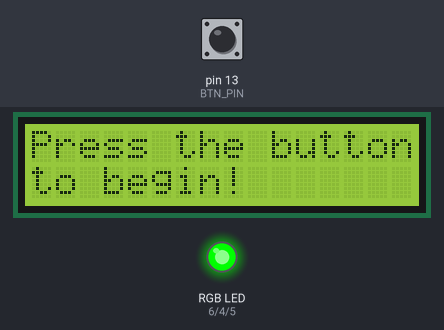
The sketch below on a simulated Arduino Uno, built with avr-gcc and run on an emulated ATmega328P. Shown: 16×2 character LCD, an RGB LED mixed from three pins (HIGH = lit). Inputs (shaded band) come from the test bench; at power-on: pin 13 (BTN_PIN) HIGH. Random numbers use the default seed unless the sketch sets one.

Above: at 1.2 s.
1.3 s: pin 13 (BTN_PIN) pulled LOW for 0.15 s
At 1.6 s:
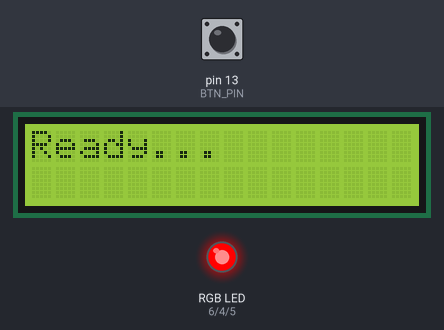
4.4 s: pin 13 (BTN_PIN) pulled LOW for 3.2 s
At 7.0 s:
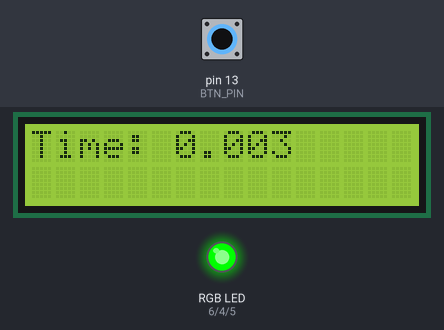
10.6 s: pin 13 (BTN_PIN) pulled LOW for 1 s
At 11.4 s:
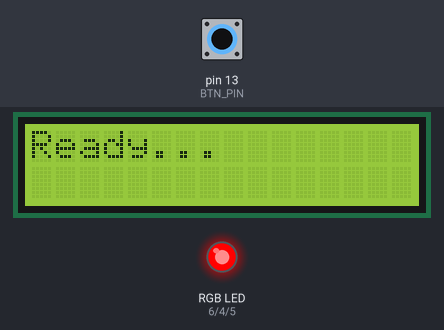
14.6 s: pin 13 (BTN_PIN) pulled LOW for 1 s
At 18.02 s:
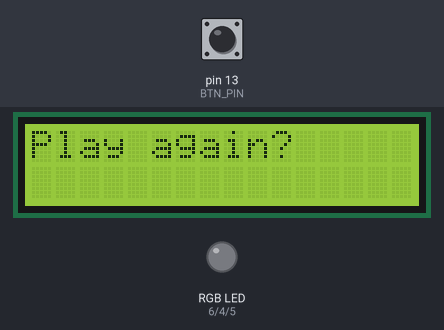
18.6 s: pin 13 (BTN_PIN) pulled LOW for 0.15 s
At 19.9 s:
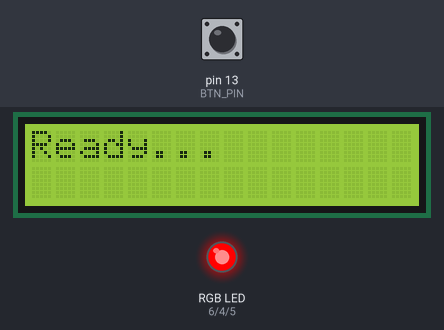
21.7 s: pin 13 (BTN_PIN) driven LOW
At 23.5 s:
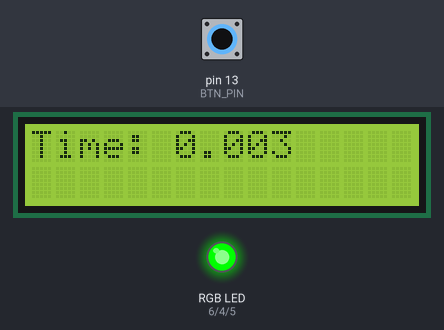
Timing chart, 0 to 25.0 s (numbered marks = the images above; inputs shaded):
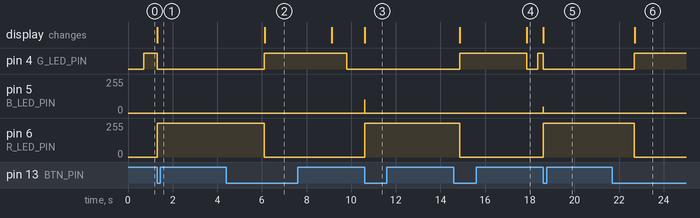

Measured:
- after the input at 1.3 s, the display: changes at once (image 1)
- after the input at 4.4 s, pin 5 (B_LED_PIN): 0/255 → 98/255 after 6.2 s
- after the input at 10.6 s, the display: changes at once (image 3)
- after the input at 14.6 s, pin 5 (B_LED_PIN): 0/255 → 47/255 after 4.0 s
- after the input at 18.6 s, the display: changes at once (image 5)

The sketch:

main.ino
```cpp
// Includes...
#include "LiquidCrystal.h"

// Pin locations on the arduino board (for the display).
#define BS_PIN 7
#define E_PIN 8
#define D4_PIN 9
#define D5_PIN 10
#define D6_PIN 11
#define D7_PIN 12
#define BTN_PIN 13
#define MIN_DELAY 3000
#define MAX_DELAY 6000
#define R_LED_PIN 6
#define G_LED_PIN 4
#define B_LED_PIN 5

// The display.
LiquidCrystal lcd(BS_PIN, E_PIN, D4_PIN, D5_PIN, D6_PIN, D7_PIN);

bool startFinished = false;

// Colours.
// RGB values when performing a rainbow() effect.
int r = 254;
int g = 1;
int b = 127;

// The direction of each colour in the rainbow() effect.
int r_dir = -1;
int g_dir = 1;
int b_dir = -1;


// Called at the initialisation phase.
void setup() {
  lcd.begin(16, 2);

  pinMode(2, INPUT_PULLUP);

  pinMode(R_LED_PIN, OUTPUT);
  pinMode(G_LED_PIN, OUTPUT);
  pinMode(B_LED_PIN, OUTPUT);
}

// Loops repeatedly.
void loop() {
  startingLoop();

  playGame();
}

// Prints a starting message to the display and waits for user input.
void startingLoop() {
  // Print starting message to the LED.
  lcd.setCursor(0, 0);
  lcd.print("Press the button");
  lcd.setCursor(0, 1);
  lcd.print("to begin!");

  // Loop while the user hasn't pressed the button to start.
  while (!startFinished) {
    rainbow();
    // Start the game on button press.
    if (digitalRead(BTN_PIN) == 0) {
      lcd.clear();
      startFinished = true;
    }
  }
}

// Provides a full iteration of the game.
void playGame() {
  readyState();

  delay(random(MIN_DELAY, MAX_DELAY));

  goState();

  reactionTimeInput();
}

// Displays a ready message to the display.
void readyState() {
  setColor(255, 0, 0);

  lcd.clear();
  lcd.setCursor(0, 0);
  lcd.print("Ready...");
}

// Displays a go message to the display, signalling the user to press the button.
void goState() {
  setColor(0, 255, 0);

  lcd.clear();
  lcd.setCursor(0, 0);
  lcd.print("GO!");
}

// Waits for the user to press the button, outputting their reaction time to the display.
void reactionTimeInput()
{
  bool waiting = true;
  float startTime = second();

  while (waiting) {
    if (digitalRead(BTN_PIN) == 0) {
      lcd.clear();
      lcd.setCursor(0, 0);

      float reactionTime = second() - startTime;

      lcd.print("Time: ");
      lcd.print(reactionTime,3);
      waiting = false;
    }
  }

  delay(3000);

  playAgainInput();
}

// Waits for the user to press the button to play again.
void playAgainInput() {
  lcd.clear();
  lcd.setCursor(0, 0);
  lcd.print("Play again?");

  bool playAgain = false;

  while (!playAgain) {
    if (digitalRead(BTN_PIN) == 0) {
      lcd.clear();
      return;
    }

    rainbow();
  }
}

// Converts milliseconds to seconds.
float second() {
  return millis() * 0.001;
}

// Produces a rainbow effect for the LED.
void rainbow() {
  // Changing values of the LED.
  r = r + r_dir;
  g = g + g_dir;
  b = b + b_dir;

  // Changes direction for each colour if it reaches the threshold.
  if (r >= 255 || r <= 0)
  {
    r_dir = r_dir * -1;
  }
  if (g >= 255 || g <= 0)
  {
    g_dir = g_dir * -1;
  }
  if (b >= 255 || b <= 0)
  {
    b_dir = b_dir * -1;
  }

  setColor(r, g, b);

  // Delay to allow the colours to be seen.
  delay(5);
}

// Sets the LED to a specific colour.
void setColor(int r, int g, int b) {
  analogWrite(R_LED_PIN,   r);
  analogWrite(G_LED_PIN, g);
  analogWrite(B_LED_PIN,  b);
}
```
